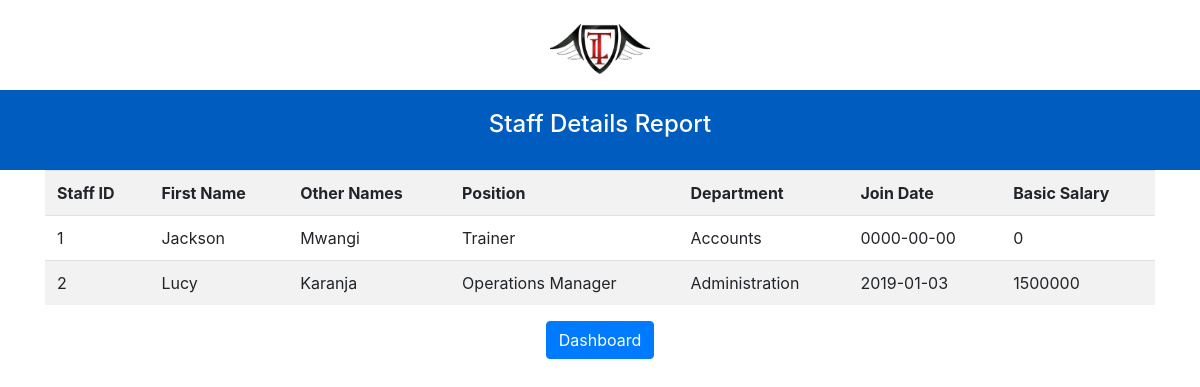
Screenshot of /staff_details_report.php with the database file from the repository.
### tables this page shows
CREATE TABLE `staff_details` (
  `staff_id` int(11) NOT NULL,
  `first_name` varchar(50) NOT NULL,
  `other_names` varchar(100) NOT NULL,
  `positionj` varchar(50) NOT NULL,
  `department` varchar(50) NOT NULL,
  `join_date` date NOT NULL,
  `basic_salary` bigint(20) NOT NULL
);

### staff_details_report.php (the view, shortened to what this page needs)
<html>
<head>
    <link rel="stylesheet" href="bootstrap4/css/bootstrap.css">
    <link rel="stylesheet" href="css/custom.css">
</head>
<body>
<br>
<p class="text-center">
    <img src="images/tllogo4.png" alt="Logo" width="100" height="50">
</p>
<div class="heading">
    <h4 class="text-center">Staff Details Report</h4>
</div>
<div class="container">
    <?php
    $con=mysqli_connect("localhost","root","","leaves_db");
    $result = mysqli_query($con,"SELECT * FROM staff_details");
    echo "<table class='table table-striped table-responsive-sm'>
<tr>
<th>Staff ID</th>
<th>First Name</th>
<th>Other Names</th>
<th>Position</th>
<th>Department</th>
<th>Join Date</th>
<th>Basic Salary</th>
</tr>";
    while($row = mysqli_fetch_array($result))
    {
        echo "<tr>";
        echo "<td>" . $row['staff_id'] . "</td>";
        echo "<td>" . $row['first_name'] . "</td>";
        echo "<td>" . $row['other_names'] . "</td>";
        echo "<td>" . $row['positionj'] . "</td>";
        echo "<td>" . $row['department'] . "</td>";
        echo "<td>" . $row['join_date'] . "</td>";
        echo "<td>" . $row['basic_salary'] . "</td>";
        echo "</tr>";
    }
    echo "</table>";
    ?>
</div>
<p class="text-center">
    <a href="sysadmin_dashboard.php" class="btn btn-primary">Dashboard</a>
</p>
</body>
</html>

### css/custom.css (style rules this page uses)
.heading { background: #005cbf; color: white; width: 100%; height: 80px; padding: 20px; }

### rows the page displays
staff_details: staff_id "1", first_name "Jackson", other_names "Mwangi", positionj "Trainer", department "Accounts", join_date "0000-00-00", basic_salary "0"
staff_details: staff_id "2", first_name "Lucy", other_names "Karanja", positionj "Operations Manager", department "Administration", join_date "2019-01-03", basic_salary "1500000"
